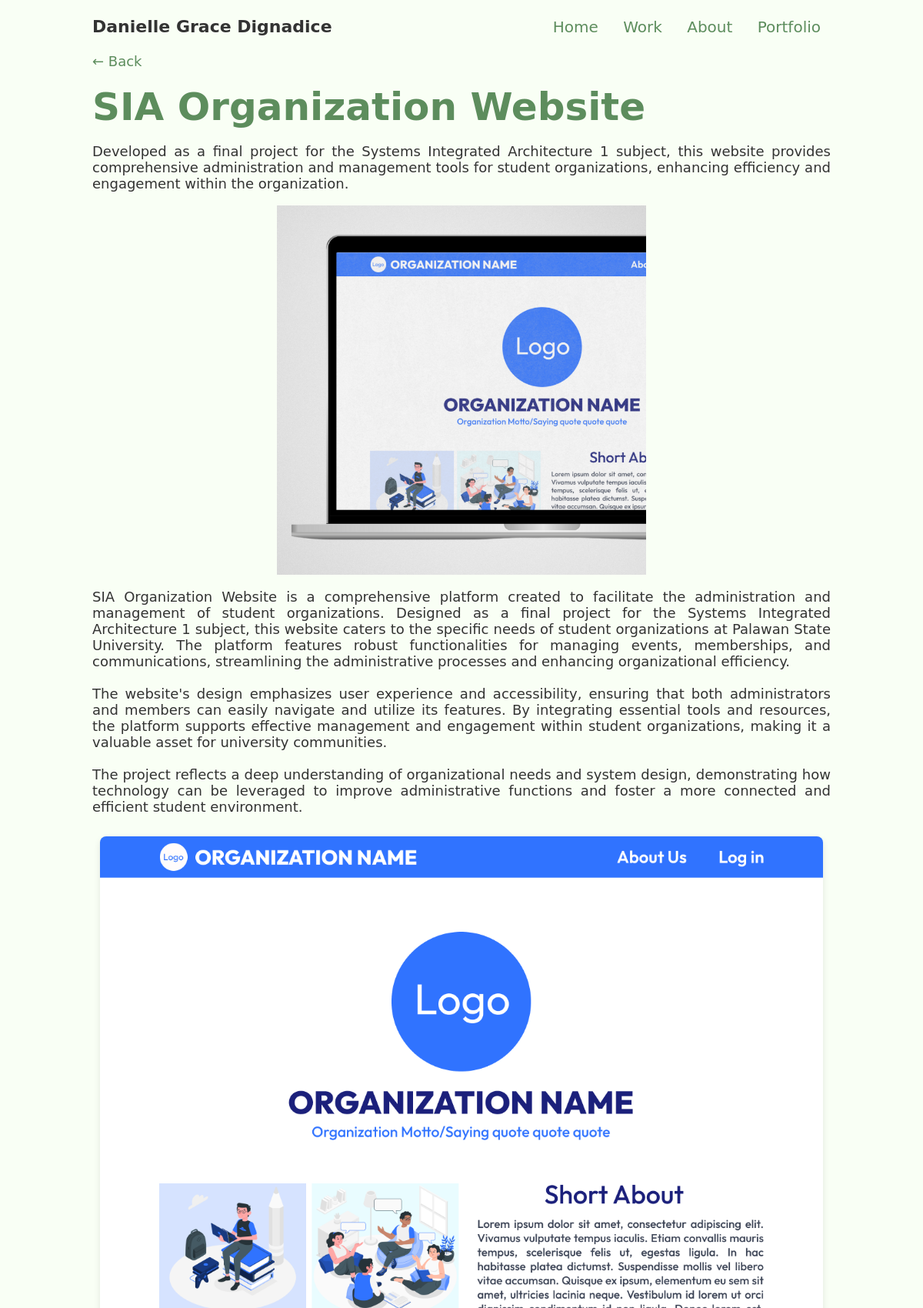
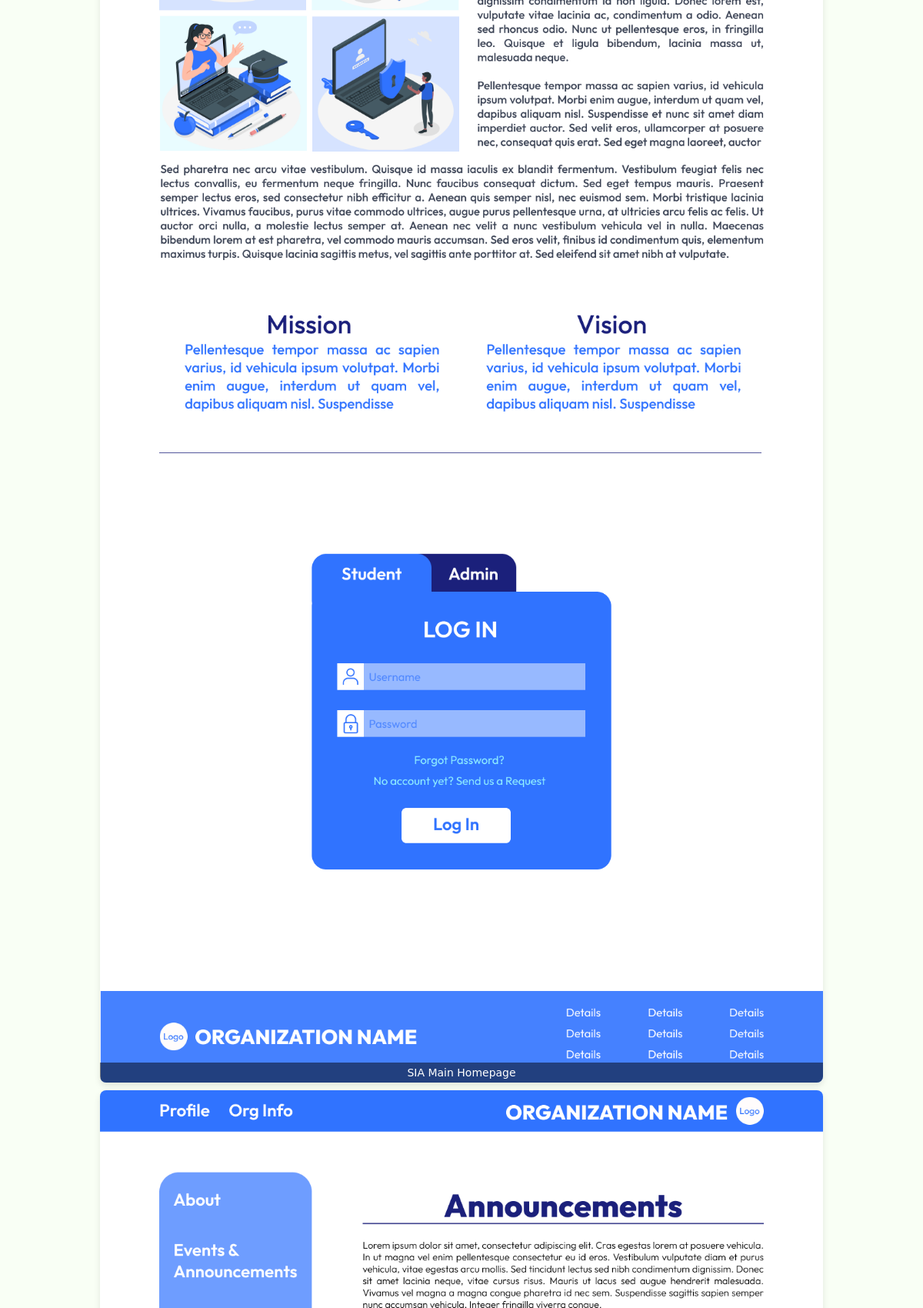
/project/4/ (upper part), run on the app's committed database (2 pictures, top to bottom).
### resume_app/models.py (models this page shows, shortened)
class Project(models.Model):
    title = models.CharField(max_length=200)
    description = models.TextField()
    project_url = models.URLField(max_length=200)
    image = models.ImageField(upload_to='project_images/')
    extended_description = models.TextField(blank=True, null=True)
    additional_images = models.ManyToManyField('ProjectImage', related_name='projects', blank=True)

class ProjectImage(models.Model):
    image = models.ImageField(upload_to='projects_images/')
    caption = models.CharField(max_length=200, blank=True, null=True)

### resume_app/views.py (the view)
# urls.py: path('project/<int:pk>/', views.project_detail, name='project_detail'),
def project_detail(request, pk):
    project = get_object_or_404(Project, pk=pk)
    return render(request, 'resume_app/project_detail.html', {'project': project})

### resume_app/templates/resume_app/project_detail.html (shortened to what this page needs)
{% extends 'resume_app/base.html' %}
{% block content %}
<div class="project-detail">
    <div class="back-button">
        <a href="javascript:history.back()">
            ← Back
        </a>
    </div>
    <h1 class="subtitle">{{ project.title }}</h1>
    <p>{{ project.description }}</p>
    <div class="details-main-image">
        <img src="{{ project.image.url }}" alt="{{ project.title }}">
    </div>
    <p>{{ project.extended_description |linebreaksbr }}</p>
    <div class="project-gallery">
        {% for image in project.additional_images.all %}
        <div class="gallery-item">
            <img src="{{ image.image.url }}" alt="{{ image.caption }}">
            {% if image.caption %}
            <p>{{ image.caption }}</p>
            {% endif %}
        </div>
        {% endfor %}
    </div>
</div>
{% endblock %}

### resume_app/static/resume_app/styles.css (style rules this page uses)
body { font-family: Seravek, 'Gill Sans Nova', Ubuntu, Calibri, 'DejaVu Sans', source-sans-pro, sans-serif; font-weight: normal; margin: 0; padding-left: 10%; padding-right:10%; background-color: #f9fff5; color: #333; padding-bottom: 5%; }
.subtitle { font-size: 50px; color: #5d8d5d; margin-top: 0px; margin-bottom: 0px; }
.back-button { margin-bottom: 20px; }
a { text-decoration: none; color: inherit; }
.back-button a { text-decoration: none; color: #5d8d5d; font-size: 18px; }
.project-detail p { font-size: 18px; text-align: justify; }
.details-main-image img { max-width: 40vw; height: auto; }
.details-main-image { display: flex; justify-content: center; }
.project-gallery { display: grid; grid-template-columns: repeat(auto-fill, minmax(500px, 1fr)); gap: 10px; padding: 10px; }
.gallery-item { position: relative; overflow: hidden; border-radius: 8px; box-shadow: 0 4px 8px rgba(0, 0, 0, 0.1); }
.gallery-item img { width: 100%; height: auto; display: block; object-fit: cover; }
.gallery-item p { position: absolute; bottom: 0; left: 0; right: 0; background: rgba(0, 0, 0, 0.5); color: #fff; text-align: center; padding: 5px; margin: 0; font-size: 14px; }

### data on the page
Project: title "SIA Organization Website", description "Developed as a final project for the Systems Integrated Architecture 1 subject, this website provides comprehensive administration and management tools for student organizations, enhancing efficiency and engagement within the organization.", image (picture), extended_description "SIA Organization Website is a comprehensive platform created to facilitate the administration and management of student organizations. Designed as a final project for the Systems Integrated Architecture 1 subject, this website caters to the specific needs of student organizations at Palawan State University. The platform features robust functionalities for managing events, memberships, and communications, streamlining the administrative processes and enhancing organizational efficiency. The website's design emphasizes user experience and accessibility, ensuring that both administrators and members can easily navigate and utilize its features. By integrating essential tools and resources,…"
ProjectImage: image (picture), caption "SIA Main Homepage"
ProjectImage: image (picture)
